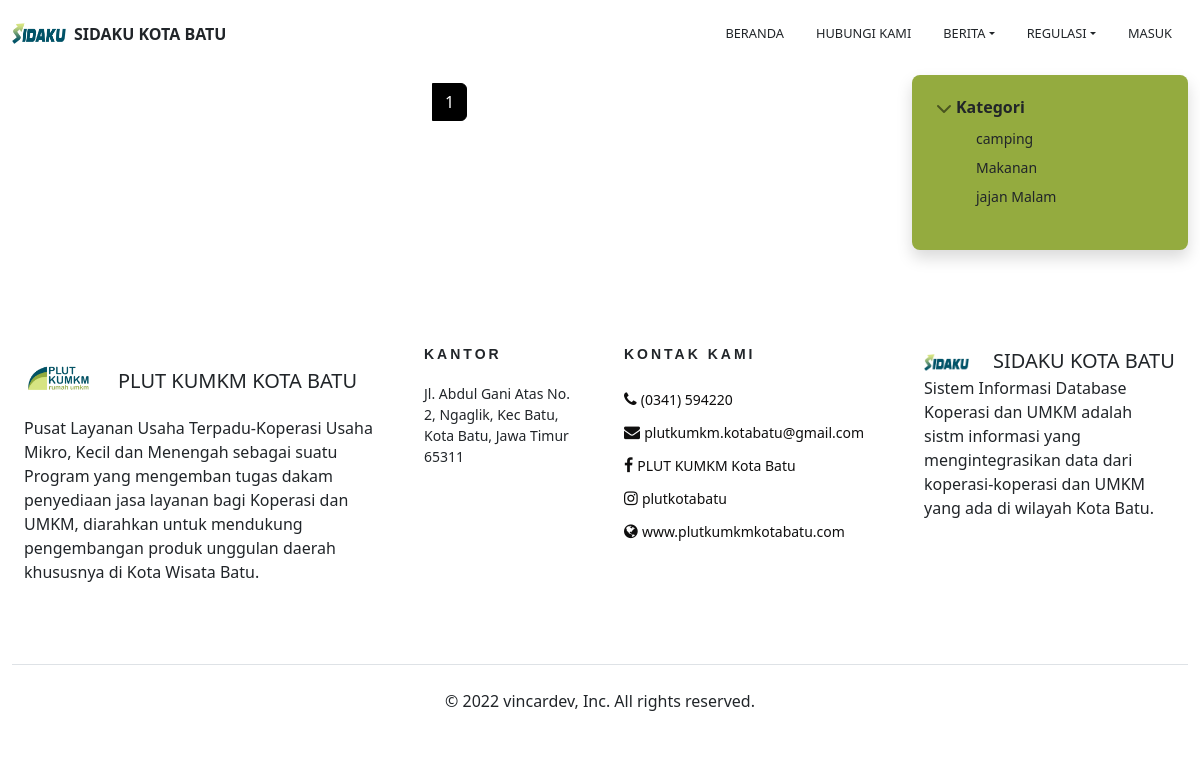
The app's page /berita/gallery, older data.
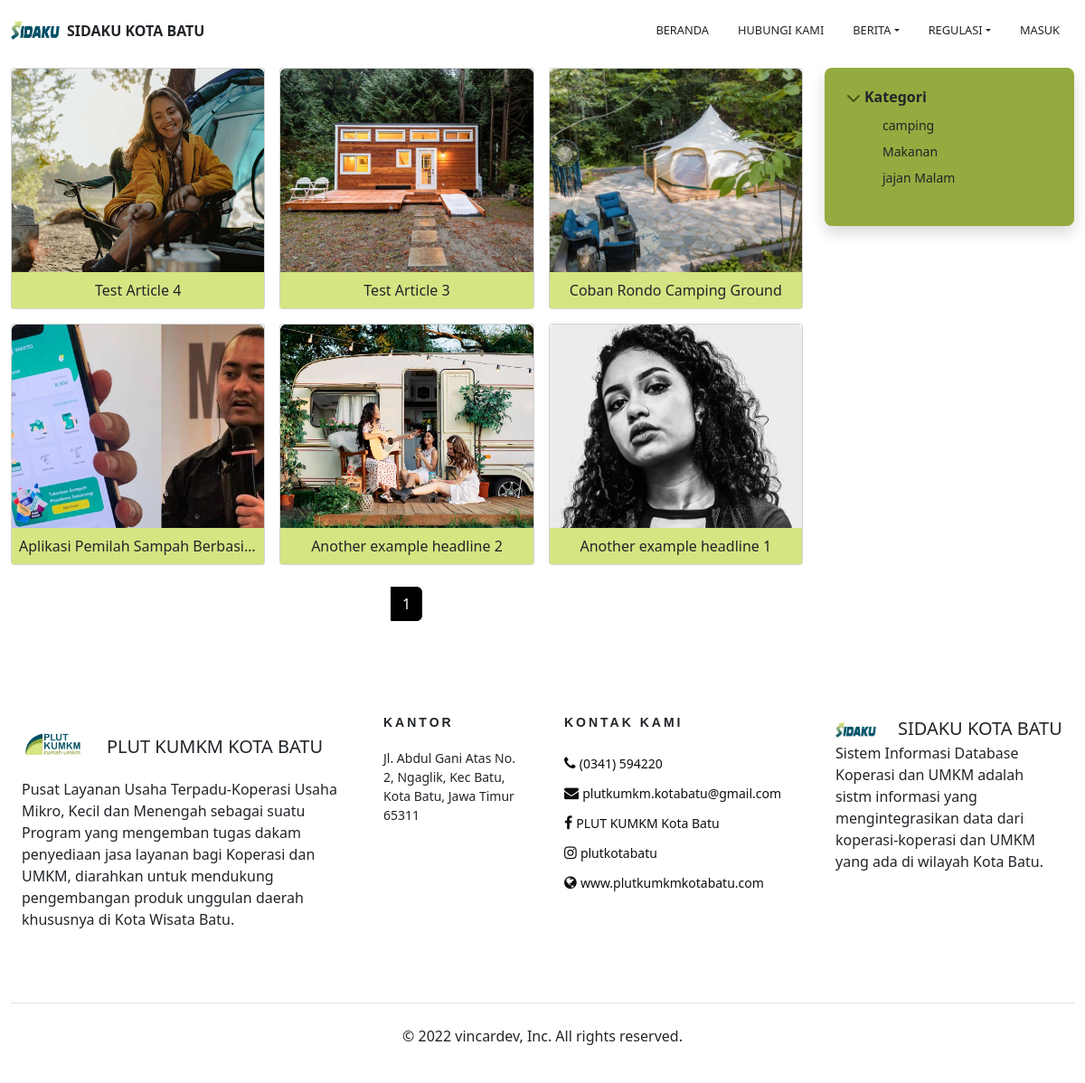
The same page, newer data.
### articles/models.py (models this page shows, shortened)
class ArticleSeries(models.Model):
    def image_upload_to(self, instance=None):
        if instance:
            return os.path.join("ArticleSeries", slugify(self.slug), instance)
        return None
    title       = models.CharField(max_length=200)
    subtitle    = models.CharField(max_length=200, default="", blank=True)
    slug        =  AutoSlugField(populate_from='title', editable=True, unique=True, blank=True, null=True)
    published   = models.DateTimeField("Date published", default=timezone.now)
    author      = models.ForeignKey(get_user_model(), default=1, on_delete=models.SET_DEFAULT)
    image       = models.ImageField(default='default/no_image.jpg', upload_to=image_upload_to ,max_length=255)
    class Meta:
        verbose_name_plural = "Series"
        ordering = ['-published']

class Article(models.Model):
    def image_upload_to(self, instance=None):
        if instance:
            return os.path.join("ArticleSeries", slugify(self.series.slug), slugify(self.article_slug), instance)
        return None
    title           = models.CharField(max_length=200)
    subtitle        = models.CharField(max_length=200, default="", blank=True)
    article_slug    =  AutoSlugField(populate_from='title', editable=True, unique=True, blank=True, null=True)
    content         = RichTextUploadingField(blank=True, default="")
    notes           = RichTextUploadingField(blank=True, default="")
    published       = models.DateTimeField("Date published", default=timezone.now)
    modified        = models.DateTimeField("Date modified", default=timezone.now)
    series          = models.ForeignKey(ArticleSeries, default="", verbose_name="Series", on_delete=models.SET_DEFAULT)
    author          = models.ForeignKey(get_user_model(), default=1, on_delete=models.SET_DEFAULT)
    image           = models.ImageField(default='default/no_image.jpg', upload_to=image_upload_to ,max_length=255)
    inheadline      = models.BooleanField(default=False)
    ineducate       = models.BooleanField(default=False)
    ingallery       = models.BooleanField(default=False)
    class Meta:
        verbose_name_plural = "Article"
        ordering = ['-published']

### homepage/views.py (the view)
def getallgallery(request):
    list_berita = Article.objects.filter(ingallery = True)
    headline    =  Article.objects.filter(inheadline = True).filter(ingallery = True)
    all_series = ArticleSeries.objects.all()
    breaking_news = Article.objects.filter(ingallery = True).order_by('-id')[:10]
    paginator   = Paginator(list_berita, 6) # Show 25 contacts per page.
    page_number = request.GET.get('page')
    page_obj    = paginator.get_page(page_number)
    template = "berita/list_gallery.html"
    list_data = {
        'sub_active'        : 'gallery',
        'all_series'        : all_series,
        'breaking_news'     : breaking_news,
        'page_obj'          : page_obj,
        'headline'          : headline
    }
    return render (request, template, list_data)

### homepage/context_processors.py (called while the page is built)
def GetCompany(request):
    tables_company = CompanySetupModel.objects.get()
    datetoday = datetime.today().weekday()
    myprof = None
    if request.user.is_authenticated :
        myprof, __  = UserProfile.objects.get_or_create(user=request.user)
    return {
            "tables_company" :tables_company,
            "weekday" : datetoday,
            "tables_profile" : myprof,
        }

### homepage/templates/berita/list_gallery.html (shortened to what this page needs)
{% extends 'frontend/base/front_base.html' %}
{% load static %}
{% load humanize %}
{% load filter_home %}
{% block front_content %}
<div class="container-fluid">
    <div class="row mb-2 mt-2">
        <div class="col-lg-9">
            <div class="row row-cols-1 row-cols-sm-2 row-cols-md-3 g-3 pb-4">
                {% for field in page_obj %}
                <div class="col">
                    <a data-bs-toggle="modal" data-bs-target="#modalslide"  class="text-decoration-none"  onclick="SetActiveImage('{{ forloop.counter0 }}')" style="cursor: pointer;">
                        <div class="card shadow-md border-1 rounded-1">
                            <img src="{{ field.image.url }}" class="img-fluid rounded-top" alt="image desc" width="100%" style="height:225px;object-fit:cover;">
                            <div class="card-body p-2 text-center bg-green-1">
                                <p class="card-text text-truncate text-dark">{{ field.title }} </p>
                            </div>
                        </div>
                    </a>
                </div>
                {% endfor %}
            </div>
            <div class="row">
                <nav aria-label="Page navigation example">
                    <ul class="pagination justify-content-center">
                        <li class="page-item active"><a class="page-link">{{ page_obj.number}}</a></li>
                    </ul>
                </nav>
            </div>
        </div>
        <div class="col-lg-3 mb-2">
            <div class="flex-shrink-0 p-3 bg-green-3 rounded-3 shadow text-white">
                <div class="list-group" id="list-tab" role="tablist">
                    <ul class="list-unstyled ps-0">
                        <li class="mb-1">
                            <button
                                class="btn btn-toggle d-inline-flex align-items-center rounded border-0 text-dark  collapsed"
                                data-bs-toggle="collapse" data-bs-target="#dokor-collapse" aria-expanded="true">
                                Kategori
                            </button>
                            <div class="collapse show" id="dokor-collapse">
                                <ul class="btn-toggle-nav list-unstyled fw-normal pb-1 small">
                                    {% for series in all_series %}
                                    <li><a class="d-flex text-decoration-none rounded list-group-item text-dark"
                                            href="{% url 'home:list_series_gallery' series.slug  %}"> {{series.title}}</a></li>
                                    {% endfor %}
                                </ul>
                            </div>
                        </li>
                    </ul>
                </div>
            </div>
        </div>
    </div>
</div>
{% endblock  %}

Row changes from the older to the newer data that the page shows:
now on this page (row edited): Article: image (picture), title "Test Article 4"
now on this page (row edited): Article: image (picture), title "Test Article 3"
now on this page (row edited): Article: image (picture), title "Coban Rondo Camping Ground"
now on this page (row edited): Article: image (picture), title "Aplikasi Pemilah Sampah Berbasi…"
now on this page (row edited): Article: image (picture), title "Another example headline 2"
now on this page (row edited): Article: image (picture), title "Another example headline 1"
